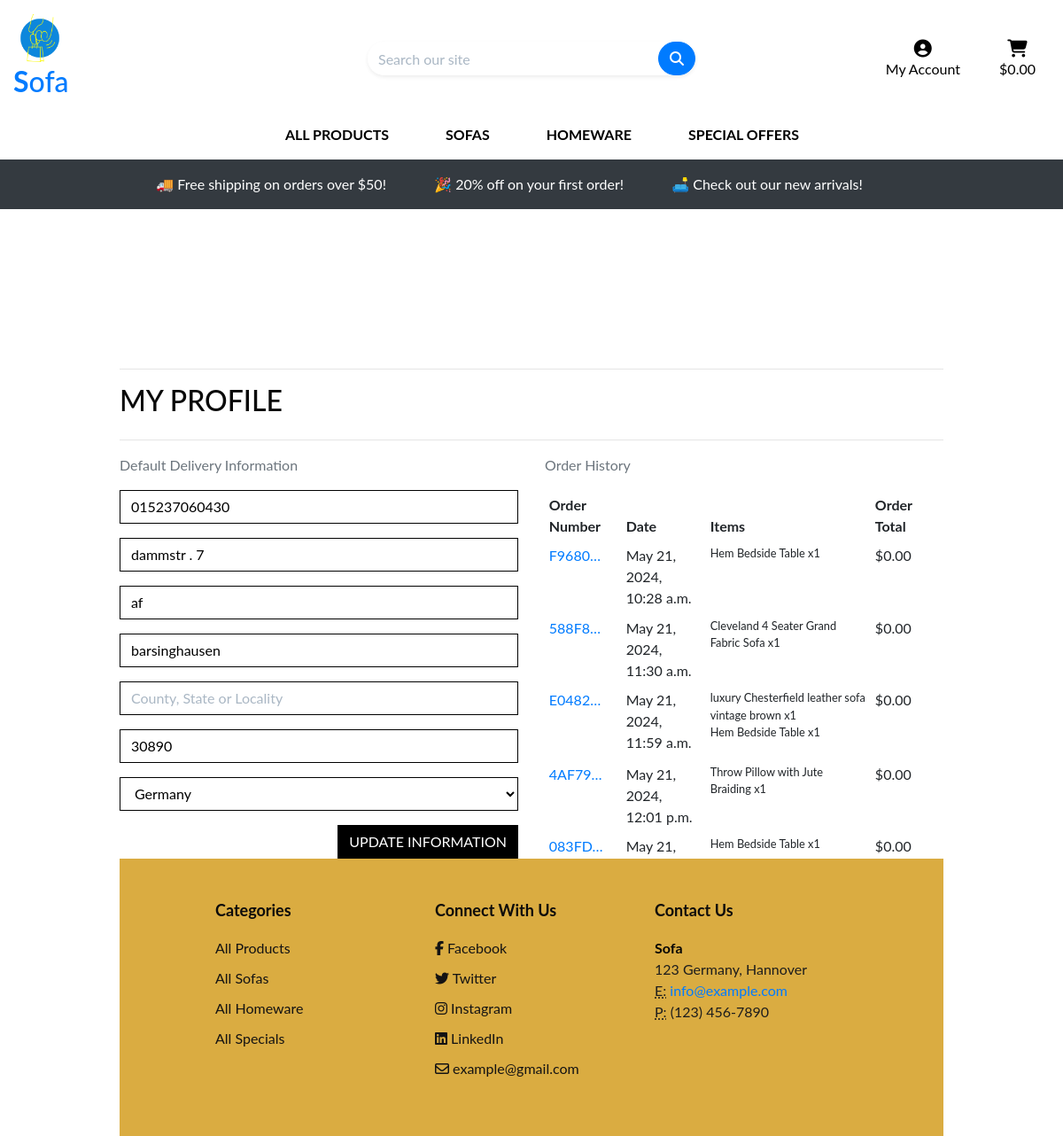
Page /profile/ (signed in) on the committed database.
### profiles/models.py (models this page shows, shortened)
class UserProfile(models.Model):
    user = models.OneToOneField(User, on_delete=models.CASCADE)
    default_phone_number = models.CharField(max_length=20, null=True, blank=True)
    default_street_address1 = models.CharField(max_length=80, null=True, blank=True)
    default_street_address2 = models.CharField(max_length=80, null=True, blank=True)
    default_town_or_city = models.CharField(max_length=40, null=True, blank=True)
    default_county = models.CharField(max_length=80, null=True, blank=True)
    default_postcode = models.CharField(max_length=20, null=True, blank=True)
    default_country = CountryField(blank_label='Country', null=True, blank=True)

### checkout/models.py (models this page shows, shortened)
class Order(models.Model):
    order_number = models.CharField(max_length=32, null=False, editable=False)
    user_profile = models.ForeignKey(UserProfile, on_delete=models.SET_NULL,
                                     null=True, blank=True, related_name='orders')
    full_name = models.CharField(max_length=50, null=False, blank=False)
    email = models.EmailField(max_length=254, null=False, blank=False)
    phone_number = models.CharField(max_length=20, null=False, blank=False)
    country = CountryField(blank_label='Country *', null=False, blank=False)
    postcode = models.CharField(max_length=20, null=True, blank=True)
    town_or_city = models.CharField(max_length=40, null=False, blank=False)
    street_address1 = models.CharField(max_length=80, null=False, blank=False)
    street_address2 = models.CharField(max_length=80, null=True, blank=True)
    county = models.CharField(max_length=80, null=True, blank=True)
    date = models.DateTimeField(auto_now_add=True)
    delivery_cost = models.DecimalField(max_digits=6, decimal_places=2, null=False, default=0)
    order_total = models.DecimalField(max_digits=10, decimal_places=2, null=False, default=0)
    grand_total = models.DecimalField(max_digits=10, decimal_places=2, null=False, default=0)
    original_bag = models.TextField(null=False, blank=False, default='')
    stripe_pid = models.CharField(max_length=254, null=False, blank=False, default='')

class OrderLineItem(models.Model):
    order = models.ForeignKey(Order, null=False, blank=False, on_delete=models.CASCADE, related_name='lineitems')
    product = models.ForeignKey(Product, null=False, blank=False, on_delete=models.CASCADE)
    quantity = models.IntegerField(null=False, blank=False, default=0)
    lineitem_total = models.DecimalField(max_digits=6, decimal_places=2, null=False, blank=False, editable=False)

### products/models.py (models this page shows, shortened)
class Product(models.Model):
    category = models.ForeignKey('Category', null=True, blank=True, on_delete=models.SET_NULL)
    sku = models.CharField(max_length=254, null=True, blank=True)
    name = models.CharField(max_length=254)
    description = models.TextField()
    price = models.DecimalField(max_digits=6, decimal_places=2)
    rating = models.DecimalField(max_digits=6, decimal_places=2, null=True, blank=True)
    image_url = models.URLField(max_length=1024, null=True, blank=True)
    image = models.ImageField(null=True, blank=True)

### profiles/views.py (the view)
# urls.py: path('profile/', include('profiles.urls')),
@login_required
def profile(request):
    profile = get_object_or_404(UserProfile, user=request.user)
    if request.method == 'POST':
        form = UserProfileForm(request.POST, instance=profile)
        if form.is_valid():
            form.save()
            messages.success(request, 'Profile updated successfully')
        else:
            messages.error(request, 'Update failed. Please ensure the form is valid.')
    else:
        form = UserProfileForm(instance=profile)
    orders = profile.orders.all()
    template = 'profiles/profile.html'
    context = {
        'form': form,
        'orders': orders,
        'on_profile_page': True
    }
    return render(request, template, context)

### profiles/forms.py
class UserProfileForm(forms.ModelForm):
    class Meta:
        model = UserProfile
        exclude = ('user',)
    def __init__(self, *args, **kwargs):
        super().__init__(*args, **kwargs)
        placeholders = {
            'default_phone_number': 'Phone Number',
            'default_postcode': 'Postal Code',
            'default_town_or_city': 'Town or City',
            'default_street_address1': 'Street Address 1',
            'default_street_address2': 'Street Address 2',
            'default_county': 'County, State or Locality',
        }
        self.fields['default_phone_number'].widget.attrs['autofocus'] = True
        for field in self.fields:
            if field != 'default_country':
                if self.fields[field].required:
                    placeholder = f'{placeholders[field]} *'
                else:
                    placeholder = placeholders[field]
                self.fields[field].widget.attrs['placeholder'] = placeholder
            self.fields[field].widget.attrs['class'] = 'border-black rounded-0 profile-form-input'
            self.fields[field].label = False

### bag/contexts.py (called while the page is built, shortened)
def bag_contents(request):
    bag_items = []
    total = 0
    product_count = 0
    bag = request.session.get('bag', {})
    if total < settings.FREE_DELIVERY_THRESHOLD:
        delivery = total * Decimal(settings.STANDARD_DELIVERY_PERCENTAGE / 100)
        free_delivery_delta = settings.FREE_DELIVERY_THRESHOLD - total
    else:
        delivery = 0
        free_delivery_delta = 0
    grand_total = delivery + total
    context = {
        'bag_items': bag_items,
        'total': total,
        'product_count': product_count,
        'delivery': delivery,
        'free_delivery_delta': free_delivery_delta,
        'free_delivery_threshold': settings.FREE_DELIVERY_THRESHOLD,
        'grand_total': grand_total,
    }
    return context

### profiles/templates/profiles/profile.html (shortened to what this page needs)
{% extends "base.html" %}
{% load static %}
{% block extra_css %}
    <link rel="stylesheet" href="{% static 'profiles/css/profile.css' %}">
{% endblock %}
{% block page_header %}
    <div class="container header-container">
    </div>
{% endblock %}
{% block content %}
    <div class="container">
        <div class="row">
            <div class="col">
                <hr>
                <h2 class="logo-font mb-4">My Profile</h2>
                <hr>
            </div>
        </div>
        <div class="row">
            <div class="col-12 col-lg-6">
                <p class="text-muted">Default Delivery Information</p>
                <form class="mt-3" action="{% url 'profile' %}" method="POST" id="profile-update-form">
                    {{ form|crispy }}
                    <button class="btn btn-black rounded-0 text-uppercase float-right">Update Information</button>
                </form>
            </div>
            <div class="col-12 col-lg-6">
                <p class="text-muted">Order History</p>
                <div class="order-history table-responsive">
                    <table class="table table-sm table-borderless">
                        <thead>
                            <tr>
                                <th>Order Number</th>
                                <th>Date</th>
                                <th>Items</th>
                                <th>Order Total</th>
                            </tr>
                        </thead>
                        <tbody>
                            {% for order in orders %}
                                <tr>
                                    <td>
                                        <a href="{% url 'order_history' order.order_number %}"
                                        title="{{ order.order_number }}">
                                            {{ order.order_number|truncatechars:6 }}
                                        </a>
                                    </td>
                                    <td>{{ order.date }}</td>
                                    <td>
                                        <ul class="list-unstyled">
                                            {% for item in order.lineitems.all %}
                                                <li class="small">
                                                    {{ item.product.name }} x{{ item.quantity }}
                                                </li>
                                            {% endfor %}
                                        </ul>
                                    </td>
                                    <td>${{ order.grand_total }}</td>
                                </tr>
                            {% endfor %}
                        </tbody>
                    </table>
                </div>
            </div>
        </div>
{% endblock %}

### static/css/base.css (style rules this page uses)
html { height: 100%; }
body { height: calc(100vh - 164px); color: #080808; font-family: 'Lato'; }
.logo-font { text-transform: uppercase; }
.btn-black { background: black; color: white; }
.border-black { border: 1px solid black !important; }
@media (min-width: 1200px) { .container { max-width: 80%; } }
@media (min-width: 992px) { .header-container { padding-top: 164px; } }

### profiles/static/profiles/css/profile.css (style rules this page uses)
.order-history { max-height: 416px; overflow-y: auto; }
#profile-update-form .form-control { color: #000; }
#profile-update-form input::placeholder { color: #aab7c4; }
#id_default_country, #id_default_country option:not(:first-child) { color: #000; }

### rows in the picture
UserProfile: default_phone_number "015237060430", default_street_address1 "dammstr . 7", default_street_address2 "af", default_town_or_city "barsinghausen", default_postcode "30890", default_country "Germany"
Order: order_number "F9680…", date "May 21, 2024, 10:28 a.m.", grand_total "0.00"
OrderLineItem: product.name "Hem Bedside Table", quantity "1"
Order: order_number "588F8…", date "May 21, 2024, 11:30 a.m.", grand_total "0.00"
OrderLineItem: product.name "Cleveland 4 Seater Grand Fabric Sofa", quantity "1"
Order: order_number "E0482…", date "May 21, 2024, 11:59 a.m.", grand_total "0.00"
OrderLineItem: product.name "luxury Chesterfield leather sofa vintage brown", quantity "1"
OrderLineItem: product.name "Hem Bedside Table", quantity "1"
Order: order_number "4AF79…", date "May 21, 2024, 12:01 p.m.", grand_total "0.00"
OrderLineItem: product.name "Throw Pillow with Jute Braiding", quantity "1"
Order: order_number "083FD…", date "May 21,…", grand_total "0.00"
OrderLineItem: product.name "Hem Bedside Table", quantity "1"

### other values in the picture
{{ free_delivery_threshold }} "50"
